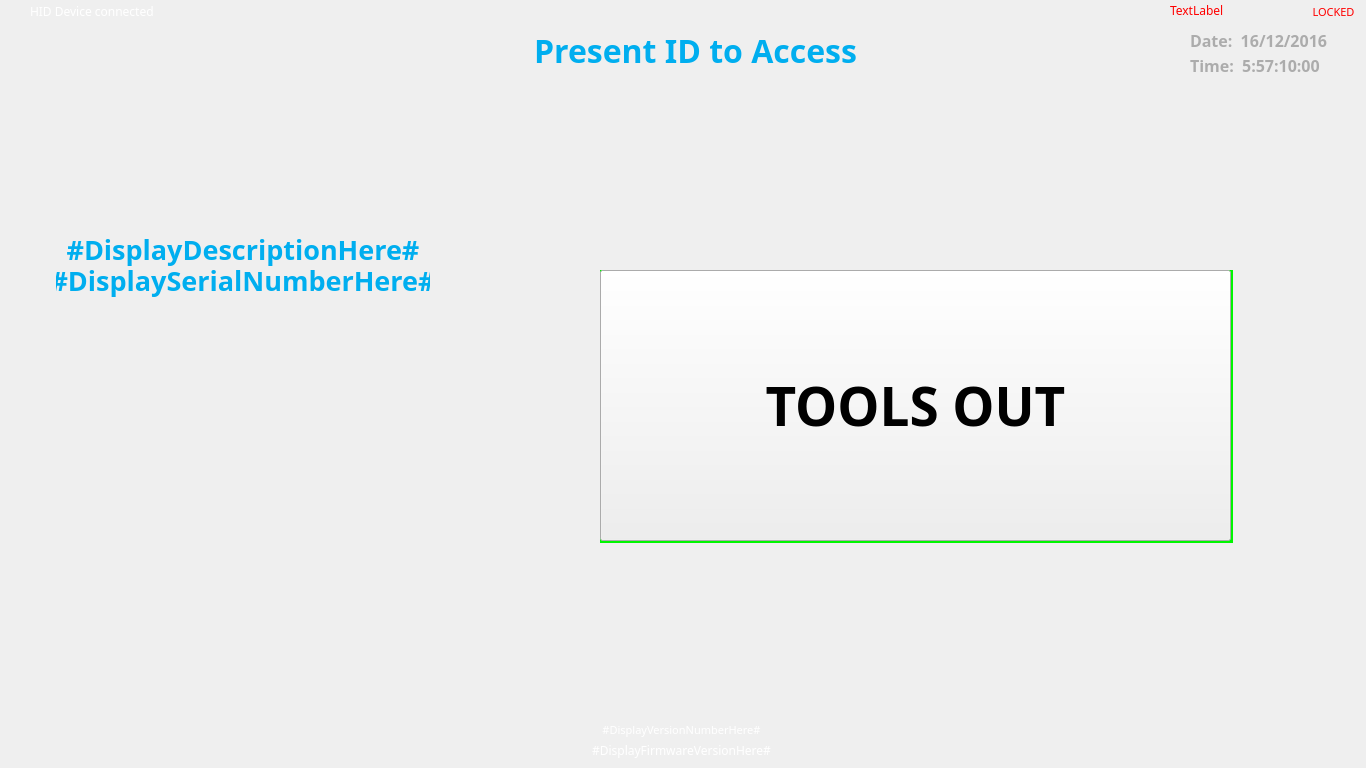
<?xml version="1.0" encoding="UTF-8"?>
<ui version="4.0">
 <class>GuestScreen</class>
 <widget class="QWidget" name="GuestScreen">
  <property name="geometry">
   <rect>
    <x>0</x>
    <y>0</y>
    <width>1366</width>
    <height>768</height>
   </rect>
  </property>
  <property name="minimumSize">
   <size>
    <width>1366</width>
    <height>768</height>
   </size>
  </property>
  <property name="maximumSize">
   <size>
    <width>1366</width>
    <height>768</height>
   </size>
  </property>
  <property name="baseSize">
   <size>
    <width>1366</width>
    <height>768</height>
   </size>
  </property>
  <property name="font">
   <font>
    <family>Century Gothic</family>
   </font>
  </property>
  <property name="windowTitle">
   <string>GuestScreen</string>
  </property>
  <property name="autoFillBackground">
   <bool>false</bool>
  </property>
  <property name="styleSheet">
   <string notr="true">QWidget#backGroundImage{
background-image: url(:/images/images/frmBackGround.png);
}

#GuestScreen {
  border: 0 px
}
</string>
  </property>
  <widget class="QLabel" name="CustomerLogo">
   <property name="geometry">
    <rect>
     <x>50</x>
     <y>130</y>
     <width>385</width>
     <height>81</height>
    </rect>
   </property>
   <property name="autoFillBackground">
    <bool>false</bool>
   </property>
   <property name="styleSheet">
    <string notr="true">background: rgba(255, 255, 255, 0);</string>
   </property>
   <property name="text">
    <string/>
   </property>
   <property name="textFormat">
    <enum>Qt::PlainText</enum>
   </property>
   <property name="pixmap">
    <pixmap>images/default_logo.png</pixmap>
   </property>
   <property name="scaledContents">
    <bool>false</bool>
   </property>
   <property name="alignment">
    <set>Qt::AlignCenter</set>
   </property>
  </widget>
  <widget class="QLabel" name="deviceStatusLabel">
   <property name="geometry">
    <rect>
     <x>7</x>
     <y>2</y>
     <width>21</width>
     <height>16</height>
    </rect>
   </property>
   <property name="styleSheet">
    <string notr="true">background: rgba(255, 255, 255, 0);</string>
   </property>
   <property name="text">
    <string/>
   </property>
   <property name="pixmap">
    <pixmap resource="resources.qrc">:/svg/resources/led_on.svg</pixmap>
   </property>
  </widget>
  <widget class="QLabel" name="deviceStatusStrLabel">
   <property name="geometry">
    <rect>
     <x>30</x>
     <y>3</y>
     <width>141</width>
     <height>16</height>
    </rect>
   </property>
   <property name="font">
    <font>
     <family>Century Gothic</family>
    </font>
   </property>
   <property name="styleSheet">
    <string notr="true">color: rgb(255, 255, 255);
background: rgba(255, 255, 255, 0);</string>
   </property>
   <property name="text">
    <string>HID Device connected</string>
   </property>
  </widget>
  <widget class="QLabel" name="instructionLabel">
   <property name="geometry">
    <rect>
     <x>520</x>
     <y>25</y>
     <width>351</width>
     <height>51</height>
    </rect>
   </property>
   <property name="font">
    <font>
     <family>Century Gothic</family>
     <pointsize>24</pointsize>
     <weight>75</weight>
     <bold>true</bold>
    </font>
   </property>
   <property name="styleSheet">
    <string notr="true">background: rgba(255, 255, 255, 0);
color: rgb(0, 174, 239);</string>
   </property>
   <property name="text">
    <string>Present ID to Access</string>
   </property>
   <property name="alignment">
    <set>Qt::AlignCenter</set>
   </property>
  </widget>
  <widget class="QLabel" name="kabDescription">
   <property name="geometry">
    <rect>
     <x>56</x>
     <y>231</y>
     <width>374</width>
     <height>36</height>
    </rect>
   </property>
   <property name="font">
    <font>
     <family>Century Gothic</family>
     <pointsize>20</pointsize>
     <weight>75</weight>
     <italic>false</italic>
     <bold>true</bold>
    </font>
   </property>
   <property name="styleSheet">
    <string notr="true">color: rgb(0, 174, 239);
background: rgba(255, 255, 255, 0);</string>
   </property>
   <property name="text">
    <string>#DisplayDescriptionHere#</string>
   </property>
   <property name="alignment">
    <set>Qt::AlignCenter</set>
   </property>
  </widget>
  <widget class="QLabel" name="kabSerial">
   <property name="geometry">
    <rect>
     <x>56</x>
     <y>262</y>
     <width>374</width>
     <height>36</height>
    </rect>
   </property>
   <property name="font">
    <font>
     <family>Century Gothic</family>
     <pointsize>20</pointsize>
     <weight>75</weight>
     <italic>false</italic>
     <bold>true</bold>
    </font>
   </property>
   <property name="whatsThis">
    <string>&lt;html&gt;&lt;head/&gt;&lt;body&gt;&lt;p align=&quot;center&quot;&gt;&lt;span style=&quot; font-weight:600; color:#00aeef;&quot;&gt;Serial Number&lt;/span&gt;&lt;/p&gt;&lt;/body&gt;&lt;/html&gt;</string>
   </property>
   <property name="styleSheet">
    <string notr="true">color: rgb(0, 174, 239);
background: rgba(255, 255, 255, 0);</string>
   </property>
   <property name="text">
    <string>#DisplaySerialNumberHere#</string>
   </property>
   <property name="alignment">
    <set>Qt::AlignCenter</set>
   </property>
  </widget>
  <widget class="QLabel" name="pnlBand">
   <property name="geometry">
    <rect>
     <x>600</x>
     <y>270</y>
     <width>633</width>
     <height>273</height>
    </rect>
   </property>
   <property name="maximumSize">
    <size>
     <width>633</width>
     <height>273</height>
    </size>
   </property>
   <property name="font">
    <font>
     <family>Century Gothic</family>
     <pointsize>40</pointsize>
     <weight>75</weight>
     <italic>false</italic>
     <bold>true</bold>
    </font>
   </property>
   <property name="styleSheet">
    <string notr="true">background: rgba(0, 246, 0);
color: rgba(0, 0, 0);</string>
   </property>
   <property name="text">
    <string>ALL TOOLS IN</string>
   </property>
   <property name="textFormat">
    <enum>Qt::AutoText</enum>
   </property>
   <property name="alignment">
    <set>Qt::AlignCenter</set>
   </property>
  </widget>
  <widget class="QPushButton" name="toolsStatusButton">
   <property name="geometry">
    <rect>
     <x>600</x>
     <y>270</y>
     <width>631</width>
     <height>271</height>
    </rect>
   </property>
   <property name="font">
    <font>
     <family>Century Gothic</family>
     <pointsize>40</pointsize>
     <weight>75</weight>
     <bold>true</bold>
    </font>
   </property>
   <property name="text">
    <string>TOOLS OUT</string>
   </property>
  </widget>
  <widget class="QWidget" name="tailWidget" native="true">
   <property name="geometry">
    <rect>
     <x>360</x>
     <y>70</y>
     <width>120</width>
     <height>80</height>
    </rect>
   </property>
  </widget>
  <widget class="QWidget" name="backgroundImage" native="true">
   <property name="geometry">
    <rect>
     <x>0</x>
     <y>0</y>
     <width>1366</width>
     <height>768</height>
    </rect>
   </property>
   <property name="styleSheet">
    <string notr="true">QWidget#backgroundImage{
background-image: url(:/images/images/frmBackGround.png);
}
</string>
   </property>
   <widget class="QPushButton" name="switchButton">
    <property name="geometry">
     <rect>
      <x>130</x>
      <y>450</y>
      <width>141</width>
      <height>131</height>
     </rect>
    </property>
    <property name="icon">
     <iconset resource="resources.qrc">
      <normaloff>:/images/images/null.png</normaloff>
      <normalon>:/images/images/null.png</normalon>:/images/images/null.png</iconset>
    </property>
    <property name="iconSize">
     <size>
      <width>128</width>
      <height>128</height>
     </size>
    </property>
    <property name="shortcut">
     <string>Ctrl+B</string>
    </property>
    <property name="flat">
     <bool>true</bool>
    </property>
   </widget>
   <widget class="QLabel" name="lblDate">
    <property name="geometry">
     <rect>
      <x>1190</x>
      <y>30</y>
      <width>171</width>
      <height>20</height>
     </rect>
    </property>
    <property name="font">
     <font>
      <family>Century Gothic</family>
      <pointsize>12</pointsize>
      <weight>75</weight>
      <italic>false</italic>
      <bold>true</bold>
     </font>
    </property>
    <property name="styleSheet">
     <string notr="true">color: rgb(172, 172, 172);
background: rgba(255, 255, 255, 0);</string>
    </property>
    <property name="text">
     <string>Date:  16/12/2016</string>
    </property>
   </widget>
   <widget class="QLabel" name="lblTime">
    <property name="geometry">
     <rect>
      <x>1190</x>
      <y>55</y>
      <width>171</width>
      <height>20</height>
     </rect>
    </property>
    <property name="font">
     <font>
      <family>Century Gothic</family>
      <pointsize>12</pointsize>
      <weight>75</weight>
      <bold>true</bold>
     </font>
    </property>
    <property name="styleSheet">
     <string notr="true">color: rgb(172, 172, 172);
background: rgba(255, 255, 255, 0);</string>
    </property>
    <property name="text">
     <string>Time:  5:57:10:00</string>
    </property>
   </widget>
   <widget class="QLabel" name="about">
    <property name="geometry">
     <rect>
      <x>1310</x>
      <y>5</y>
      <width>47</width>
      <height>13</height>
     </rect>
    </property>
    <property name="font">
     <font>
      <family>Century Gothic</family>
      <pointsize>8</pointsize>
      <weight>9</weight>
      <italic>false</italic>
      <bold>false</bold>
     </font>
    </property>
    <property name="styleSheet">
     <string notr="true">background: rgba(255, 255, 255, 0);
font: 75 8pt &quot;Century Gothic&quot;;
color: rgb(255, 0, 0);</string>
    </property>
    <property name="text">
     <string>LOCKED</string>
    </property>
    <property name="alignment">
     <set>Qt::AlignCenter</set>
    </property>
   </widget>
   <widget class="QLabel" name="vesionNumber">
    <property name="geometry">
     <rect>
      <x>470</x>
      <y>720</y>
      <width>423</width>
      <height>20</height>
     </rect>
    </property>
    <property name="font">
     <font>
      <family>Century Gothic</family>
      <pointsize>8</pointsize>
      <weight>50</weight>
      <italic>false</italic>
      <bold>false</bold>
     </font>
    </property>
    <property name="styleSheet">
     <string notr="true">font: 8pt &quot;Century Gothic&quot;;color: rgb(255, 255, 255);
background: rgba(255, 255, 255, 0);</string>
    </property>
    <property name="text">
     <string>#DisplayVersionNumberHere#</string>
    </property>
    <property name="alignment">
     <set>Qt::AlignCenter</set>
    </property>
   </widget>
   <widget class="QLabel" name="topLeftLabel">
    <property name="geometry">
     <rect>
      <x>630</x>
      <y>1</y>
      <width>131</width>
      <height>16</height>
     </rect>
    </property>
    <property name="styleSheet">
     <string notr="true">background: rgba(255, 255, 255, 0);</string>
    </property>
    <property name="text">
     <string/>
    </property>
    <property name="pixmap">
     <pixmap resource="resources.qrc">:/images/images/logo.png</pixmap>
    </property>
   </widget>
   <widget class="QLabel" name="FirmwareVersion">
    <property name="geometry">
     <rect>
      <x>470</x>
      <y>740</y>
      <width>423</width>
      <height>20</height>
     </rect>
    </property>
    <property name="styleSheet">
     <string notr="true">font: 9pt &quot;Century Gothic&quot;;
color: rgb(255, 255, 255);
background: rgba(255, 255, 255, 0);</string>
    </property>
    <property name="text">
     <string>#DisplayFirmwareVersionHere#</string>
    </property>
    <property name="alignment">
     <set>Qt::AlignCenter</set>
    </property>
   </widget>
   <widget class="QLabel" name="powerSts">
    <property name="geometry">
     <rect>
      <x>1170</x>
      <y>0</y>
      <width>71</width>
      <height>21</height>
     </rect>
    </property>
    <property name="styleSheet">
     <string notr="true">background: rgba(255, 255, 255, 0);
font: 75 8pt &quot;Century Gothic&quot;;
color: rgb(255, 0, 0);</string>
    </property>
    <property name="text">
     <string>TextLabel</string>
    </property>
   </widget>
  </widget>
  <zorder>backgroundImage</zorder>
  <zorder>CustomerLogo</zorder>
  <zorder>deviceStatusLabel</zorder>
  <zorder>deviceStatusStrLabel</zorder>
  <zorder>instructionLabel</zorder>
  <zorder>kabDescription</zorder>
  <zorder>kabSerial</zorder>
  <zorder>pnlBand</zorder>
  <zorder>toolsStatusButton</zorder>
  <zorder>tailWidget</zorder>
 </widget>
 <resources>
  <include location="resources.qrc"/>
 </resources>
 <connections/>
</ui>
